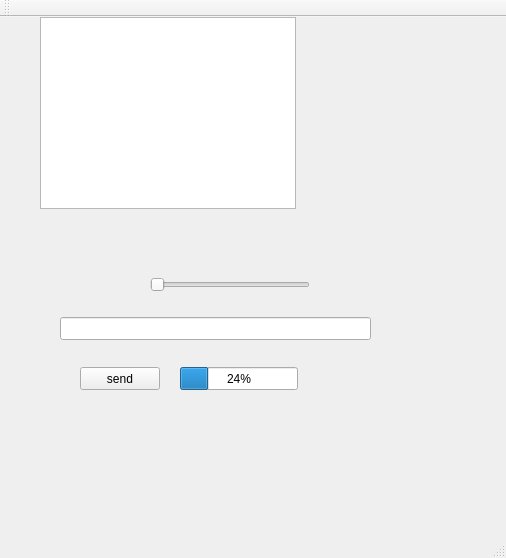
<?xml version="1.0" encoding="UTF-8"?>
<ui version="4.0">
 <class>MainWindow</class>
 <widget class="QMainWindow" name="MainWindow">
  <property name="geometry">
   <rect>
    <x>0</x>
    <y>0</y>
    <width>506</width>
    <height>558</height>
   </rect>
  </property>
  <property name="windowTitle">
   <string>MainWindow</string>
  </property>
  <widget class="QWidget" name="centralWidget">
   <widget class="QSlider" name="horizontalSlider">
    <property name="geometry">
     <rect>
      <x>150</x>
      <y>260</y>
      <width>160</width>
      <height>16</height>
     </rect>
    </property>
    <property name="orientation">
     <enum>Qt::Horizontal</enum>
    </property>
   </widget>
   <widget class="QProgressBar" name="progressBar">
    <property name="geometry">
     <rect>
      <x>180</x>
      <y>350</y>
      <width>118</width>
      <height>23</height>
     </rect>
    </property>
    <property name="value">
     <number>24</number>
    </property>
   </widget>
   <widget class="QLineEdit" name="string">
    <property name="geometry">
     <rect>
      <x>60</x>
      <y>300</y>
      <width>311</width>
      <height>23</height>
     </rect>
    </property>
   </widget>
   <widget class="QPushButton" name="pushButton">
    <property name="geometry">
     <rect>
      <x>80</x>
      <y>350</y>
      <width>80</width>
      <height>23</height>
     </rect>
    </property>
    <property name="text">
     <string>send</string>
    </property>
   </widget>
   <widget class="QTextBrowser" name="textBrowser">
    <property name="geometry">
     <rect>
      <x>40</x>
      <y>0</y>
      <width>256</width>
      <height>192</height>
     </rect>
    </property>
   </widget>
  </widget>
  <widget class="QMenuBar" name="menuBar">
   <property name="geometry">
    <rect>
     <x>0</x>
     <y>0</y>
     <width>506</width>
     <height>20</height>
    </rect>
   </property>
  </widget>
  <widget class="QToolBar" name="mainToolBar">
   <attribute name="toolBarArea">
    <enum>TopToolBarArea</enum>
   </attribute>
   <attribute name="toolBarBreak">
    <bool>false</bool>
   </attribute>
  </widget>
  <widget class="QStatusBar" name="statusBar"/>
 </widget>
 <layoutdefault spacing="6" margin="11"/>
 <resources/>
 <connections>
  <connection>
   <sender>horizontalSlider</sender>
   <signal>valueChanged(int)</signal>
   <receiver>progressBar</receiver>
   <slot>setValue(int)</slot>
   <hints>
    <hint type="sourcelabel">
     <x>165</x>
     <y>304</y>
    </hint>
    <hint type="destinationlabel">
     <x>204</x>
     <y>394</y>
    </hint>
   </hints>
  </connection>
 </connections>
</ui>
